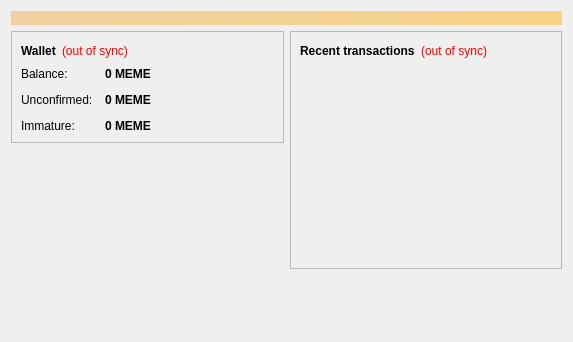
<?xml version="1.0" encoding="UTF-8"?>
<ui version="4.0">
 <class>OverviewPage</class>
 <widget class="QWidget" name="OverviewPage">
  <property name="geometry">
   <rect>
    <x>0</x>
    <y>0</y>
    <width>573</width>
    <height>342</height>
   </rect>
  </property>
  <property name="windowTitle">
   <string>Form</string>
  </property>
  <layout class="QVBoxLayout" name="topLayout">
   <item>
    <widget class="QLabel" name="labelAlerts">
     <property name="visible">
      <bool>false</bool>
     </property>
     <property name="styleSheet">
      <string notr="true">background-color: qlineargradient(x1: 0, y1: 0, x2: 1, y2: 0, stop:0 #F0D0A0, stop:1 #F8D488); color:#000000;</string>
     </property>
     <property name="wordWrap">
      <bool>true</bool>
     </property>
     <property name="margin">
      <number>3</number>
     </property>
    </widget>
   </item>
   <item>
    <layout class="QHBoxLayout" name="horizontalLayout" stretch="1,1">
     <item>
      <layout class="QVBoxLayout" name="verticalLayout_2">
       <item>
        <widget class="QFrame" name="frame">
         <property name="frameShape">
          <enum>QFrame::StyledPanel</enum>
         </property>
         <property name="frameShadow">
          <enum>QFrame::Raised</enum>
         </property>
         <layout class="QVBoxLayout" name="verticalLayout_4">
          <item>
           <layout class="QHBoxLayout" name="horizontalLayout_4">
            <item>
             <widget class="QLabel" name="label_5">
              <property name="font">
               <font>
                <weight>75</weight>
                <bold>true</bold>
               </font>
              </property>
              <property name="text">
               <string>Wallet</string>
              </property>
             </widget>
            </item>
            <item>
             <widget class="QLabel" name="labelWalletStatus">
              <property name="toolTip">
               <string>The displayed information may be out of date. Your wallet automatically synchronizes with the Memecoin network after a connection is established, but this process has not completed yet.</string>
              </property>
              <property name="styleSheet">
               <string notr="true">QLabel { color: red; }</string>
              </property>
              <property name="text">
               <string notr="true">(out of sync)</string>
              </property>
              <property name="alignment">
               <set>Qt::AlignLeading|Qt::AlignLeft|Qt::AlignVCenter</set>
              </property>
             </widget>
            </item>
            <item>
             <spacer name="horizontalSpacer_2">
              <property name="orientation">
               <enum>Qt::Horizontal</enum>
              </property>
              <property name="sizeHint" stdset="0">
               <size>
                <width>40</width>
                <height>20</height>
               </size>
              </property>
             </spacer>
            </item>
           </layout>
          </item>
          <item>
           <layout class="QFormLayout" name="formLayout_2">
            <property name="fieldGrowthPolicy">
             <enum>QFormLayout::AllNonFixedFieldsGrow</enum>
            </property>
            <property name="horizontalSpacing">
             <number>12</number>
            </property>
            <property name="verticalSpacing">
             <number>12</number>
            </property>
            <item row="0" column="0">
             <widget class="QLabel" name="label">
              <property name="text">
               <string>Balance:</string>
              </property>
             </widget>
            </item>
            <item row="0" column="1">
             <widget class="QLabel" name="labelBalance">
              <property name="font">
               <font>
                <weight>75</weight>
                <bold>true</bold>
               </font>
              </property>
              <property name="cursor">
               <cursorShape>IBeamCursor</cursorShape>
              </property>
              <property name="toolTip">
               <string>Your current balance</string>
              </property>
              <property name="text">
               <string notr="true">0 MEME</string>
              </property>
              <property name="textInteractionFlags">
               <set>Qt::LinksAccessibleByMouse|Qt::TextSelectableByKeyboard|Qt::TextSelectableByMouse</set>
              </property>
             </widget>
            </item>
            <item row="1" column="0">
             <widget class="QLabel" name="label_3">
              <property name="text">
               <string>Unconfirmed:</string>
              </property>
             </widget>
            </item>
            <item row="1" column="1">
             <widget class="QLabel" name="labelUnconfirmed">
              <property name="font">
               <font>
                <weight>75</weight>
                <bold>true</bold>
               </font>
              </property>
              <property name="cursor">
               <cursorShape>IBeamCursor</cursorShape>
              </property>
              <property name="toolTip">
               <string>Total of transactions that have yet to be confirmed, and do not yet count toward the current balance</string>
              </property>
              <property name="text">
               <string notr="true">0 MEME</string>
              </property>
              <property name="textInteractionFlags">
               <set>Qt::LinksAccessibleByMouse|Qt::TextSelectableByKeyboard|Qt::TextSelectableByMouse</set>
              </property>
             </widget>
            </item>
            <item row="2" column="0">
             <widget class="QLabel" name="labelImmatureText">
              <property name="text">
               <string>Immature:</string>
              </property>
             </widget>
            </item>
            <item row="2" column="1">
             <widget class="QLabel" name="labelImmature">
              <property name="font">
               <font>
                <weight>75</weight>
                <bold>true</bold>
               </font>
              </property>
              <property name="toolTip">
               <string>Mined balance that has not yet matured</string>
              </property>
              <property name="text">
               <string notr="true">0 MEME</string>
              </property>
              <property name="textInteractionFlags">
               <set>Qt::LinksAccessibleByMouse|Qt::TextSelectableByKeyboard|Qt::TextSelectableByMouse</set>
              </property>
             </widget>
            </item>
           </layout>
          </item>
         </layout>
        </widget>
       </item>
       <item>
        <spacer name="verticalSpacer">
         <property name="orientation">
          <enum>Qt::Vertical</enum>
         </property>
         <property name="sizeHint" stdset="0">
          <size>
           <width>20</width>
           <height>40</height>
          </size>
         </property>
        </spacer>
       </item>
      </layout>
     </item>
     <item>
      <layout class="QVBoxLayout" name="verticalLayout_3">
       <item>
        <widget class="QFrame" name="frame_2">
         <property name="frameShape">
          <enum>QFrame::StyledPanel</enum>
         </property>
         <property name="frameShadow">
          <enum>QFrame::Raised</enum>
         </property>
         <layout class="QVBoxLayout" name="verticalLayout">
          <item>
           <layout class="QHBoxLayout" name="horizontalLayout_2">
            <item>
             <widget class="QLabel" name="label_4">
              <property name="text">
               <string>&lt;b&gt;Recent transactions&lt;/b&gt;</string>
              </property>
             </widget>
            </item>
            <item>
             <widget class="QLabel" name="labelTransactionsStatus">
              <property name="toolTip">
               <string>The displayed information may be out of date. Your wallet automatically synchronizes with the Memecoin network after a connection is established, but this process has not completed yet.</string>
              </property>
              <property name="styleSheet">
               <string notr="true">QLabel { color: red; }</string>
              </property>
              <property name="text">
               <string notr="true">(out of sync)</string>
              </property>
              <property name="alignment">
               <set>Qt::AlignRight|Qt::AlignTrailing|Qt::AlignVCenter</set>
              </property>
             </widget>
            </item>
            <item>
             <spacer name="horizontalSpacer">
              <property name="orientation">
               <enum>Qt::Horizontal</enum>
              </property>
              <property name="sizeHint" stdset="0">
               <size>
                <width>40</width>
                <height>20</height>
               </size>
              </property>
             </spacer>
            </item>
           </layout>
          </item>
          <item>
           <widget class="QListView" name="listTransactions">
            <property name="styleSheet">
             <string notr="true">QListView { background: transparent; }</string>
            </property>
            <property name="frameShape">
             <enum>QFrame::NoFrame</enum>
            </property>
            <property name="verticalScrollBarPolicy">
             <enum>Qt::ScrollBarAlwaysOff</enum>
            </property>
            <property name="horizontalScrollBarPolicy">
             <enum>Qt::ScrollBarAlwaysOff</enum>
            </property>
            <property name="selectionMode">
             <enum>QAbstractItemView::NoSelection</enum>
            </property>
           </widget>
          </item>
         </layout>
        </widget>
       </item>
       <item>
        <spacer name="verticalSpacer_2">
         <property name="orientation">
          <enum>Qt::Vertical</enum>
         </property>
         <property name="sizeHint" stdset="0">
          <size>
           <width>20</width>
           <height>40</height>
          </size>
         </property>
        </spacer>
       </item>
      </layout>
     </item>
    </layout>
   </item>
  </layout>
 </widget>
 <resources/>
 <connections/>
</ui>
